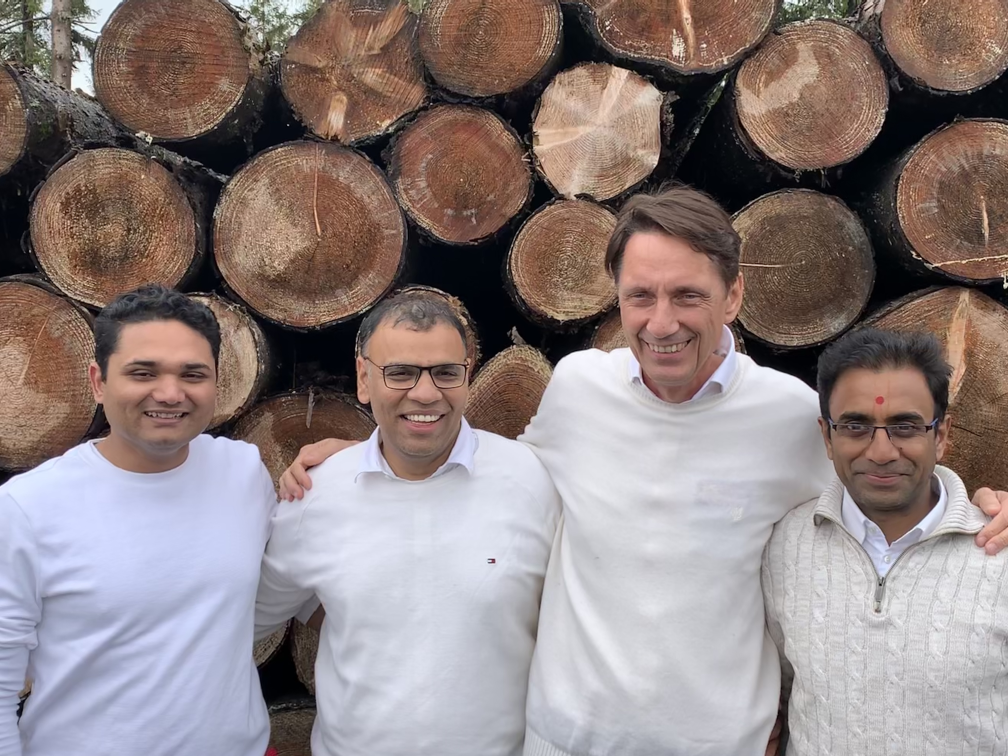
#> input picture Berlin.jpg, 4032 x 3024 px (shown at 1/4 size)
$ python 'Eye and face.py'
#> lines starting #> are read from the running program, lines starting #| are printed output that depends on the picture
import numpy as np
import cv2

face_cascade = cv2.CascadeClassifier("haarcascade_frontalface_default.xml")
eye_cascade = cv2.CascadeClassifier("haarcascade_eye.xml")

img2 = cv2.imread('Berlin.jpg')
#> img2 is the input picture: shape (3024, 4032, 3); mean B, G, R 128.3, 129.4, 142.7
img = cv2.resize(img2, (int(img2.shape[0] /4), int(img2.shape[1] /4)))

gray = cv2.cvtColor(img, cv2.COLOR_BGR2GRAY)
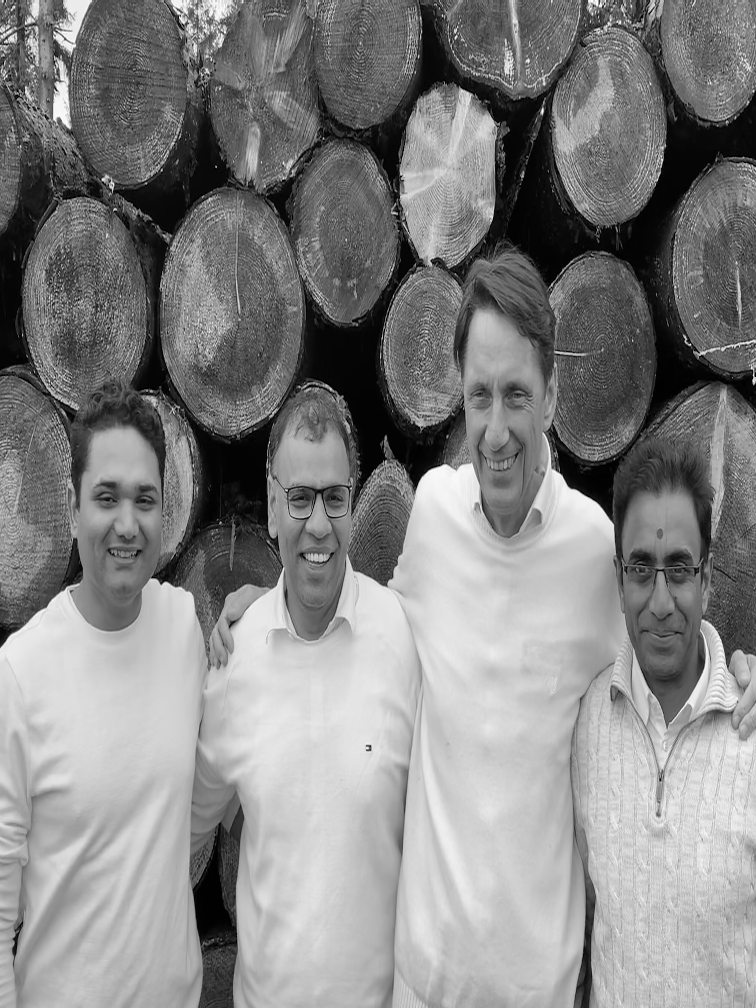
#> gray: shape (1008, 756); min 0, max 255, mean 133.3

faces = face_cascade.detectMultiScale(gray)
#> faces = [[96, 332, 48, 48], [255, 450, 125, 125], [384, 231, 100, 100], [453, 354, 97, 97], [596, 518, 133, 133], [308, 656, 119, 119], [59, 447, 134, 134], [407, 764, 159, 159], [518, 44, 170, 170]]
#faces = face_cascade.detectMultiScale(gray)

for (x,y,w,h) in faces:
    cv2.rectangle(img,(x,y),(x+w,y+h),(255,0,0),2)
    roi_gray = gray[y:y+h, x:x+w]
    roi_color = img[y:y+h, x:x+w]
    eyes = eye_cascade.detectMultiScale(roi_gray)
    for (ex,ey,ew,eh) in eyes:
        cv2.rectangle(roi_color,(ex,ey),(ex+ew,ey+eh),(0,255,0),2)
#> this loop made 9 passes
#> (x, y, w, h, eyes) on passes 4, 5, 7: (453, 354, 97, 97, [[31, 17, 48, 48]]), (596, 518, 133, 133, [[27, 30, 45, 45], [51, 28, 49, 49]]), (59, 447, 134, 134, [[31, 33, 35, 35], [69, 39, 30, 30], [52, 110, 22, 22]])
#> pass 1, `roi_color = img[y:y+h, x:x+w]`:
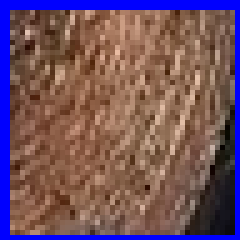
#> roi_color: shape (48, 48, 3) (shown 5 times larger); mean B, G, R 96.3, 82.6, 113.5
#> pass 2, `roi_gray = gray[y:y+h, x:x+w]`:
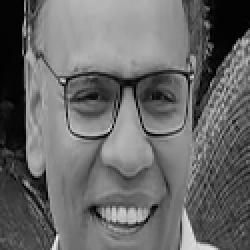
#> roi_gray: shape (125, 125) (shown 2 times larger); min 0, max 244, mean 104.9
#> pass 2, `roi_color = img[y:y+h, x:x+w]`:
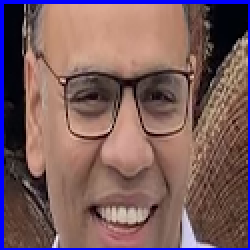
#> roi_color: shape (125, 125, 3) (shown 2 times larger); mean B, G, R 95, 93.4, 123.3
#> after the loop:
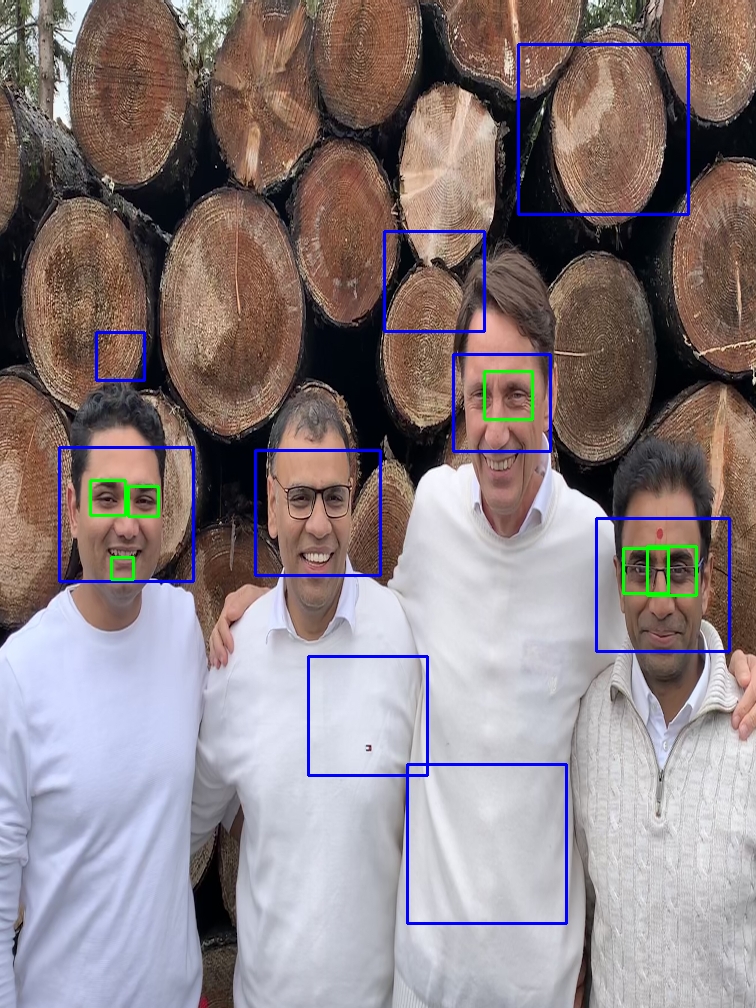
#> img: shape (1008, 756, 3); mean B, G, R 130.5, 127.9, 139.9
#> after the loop:
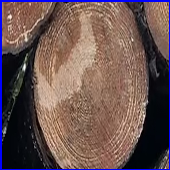
#> roi_color: shape (170, 170, 3); mean B, G, R 82.5, 84.4, 106.5
#> after the loop:
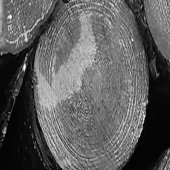
#> roi_gray: shape (170, 170); min 0, max 253, mean 92.4

cv2.imshow('img',img)

k = cv2.waitKey(0)
#> (key Esc is pressed here)
if k == 27:         # wait for ESC key to exit
    cv2.destroyAllWindows()
elif k == ord('s'): # wait for 's' key to save and exit
    cv2.imwrite('messigray.png',img)
    cv2.destroyAllWindows()

$ run again, with Car.jpg copied over Berlin.jpg
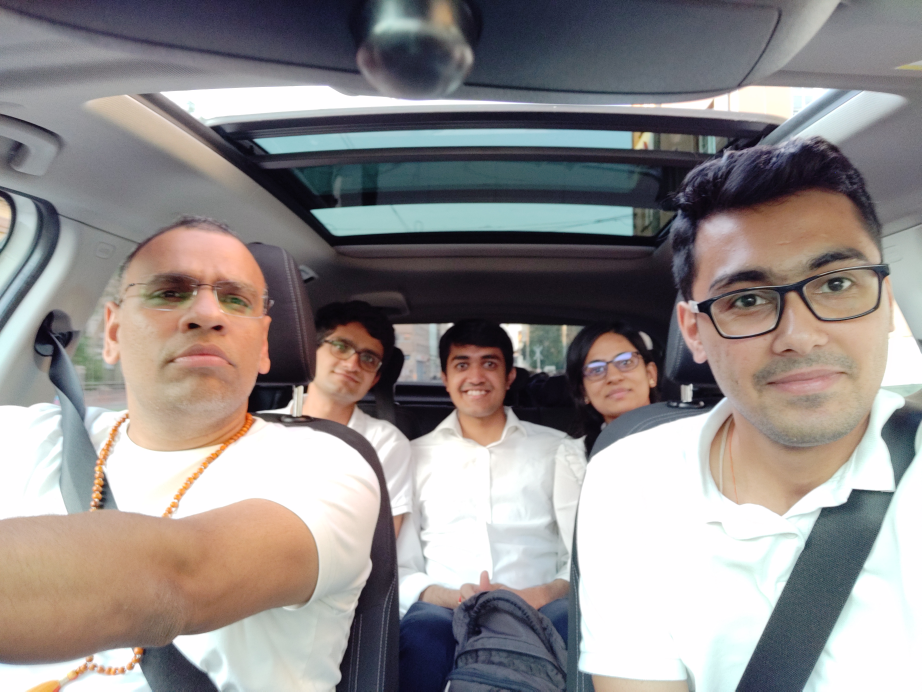
#> input picture Car.jpg, 4608 x 3456 px (shown at 1/5 size)
#> img2 is the input picture: shape (3456, 4608, 3); mean B, G, R 139.1, 140.1, 145.5
#> faces = [[406, 573, 79, 79], [530, 578, 93, 93], [634, 365, 88, 88], [99, 418, 186, 186]]
#> the loop `for (x,y,w,h) in faces:` made 4 passes
#> (x, y, w, h, eyes) on passes 1, 2, 4: (406, 573, 79, 79, [[14, 24, 26, 26], [39, 22, 26, 26], [14, 6, 49, 49]]), (530, 578, 93, 93, [[44, 17, 26, 26]]), (99, 418, 186, 186, [[103, 67, 32, 32], [53, 98, 55, 55], [30, 32, 75, 75]])
#> after the loop `for (x,y,w,h) in faces:`:
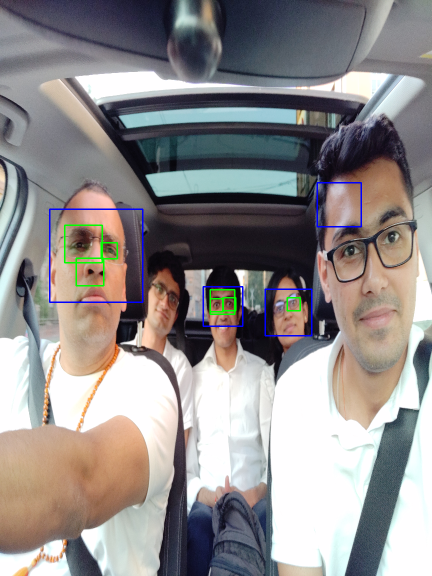
#> img: shape (1152, 864, 3) (shown at 1/2 size); mean B, G, R 139.7, 140, 144.3
#> after the loop `for (x,y,w,h) in faces:`:
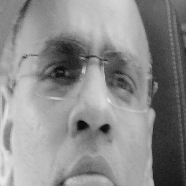
#> roi_gray: shape (186, 186); min 6, max 233, mean 139.4
